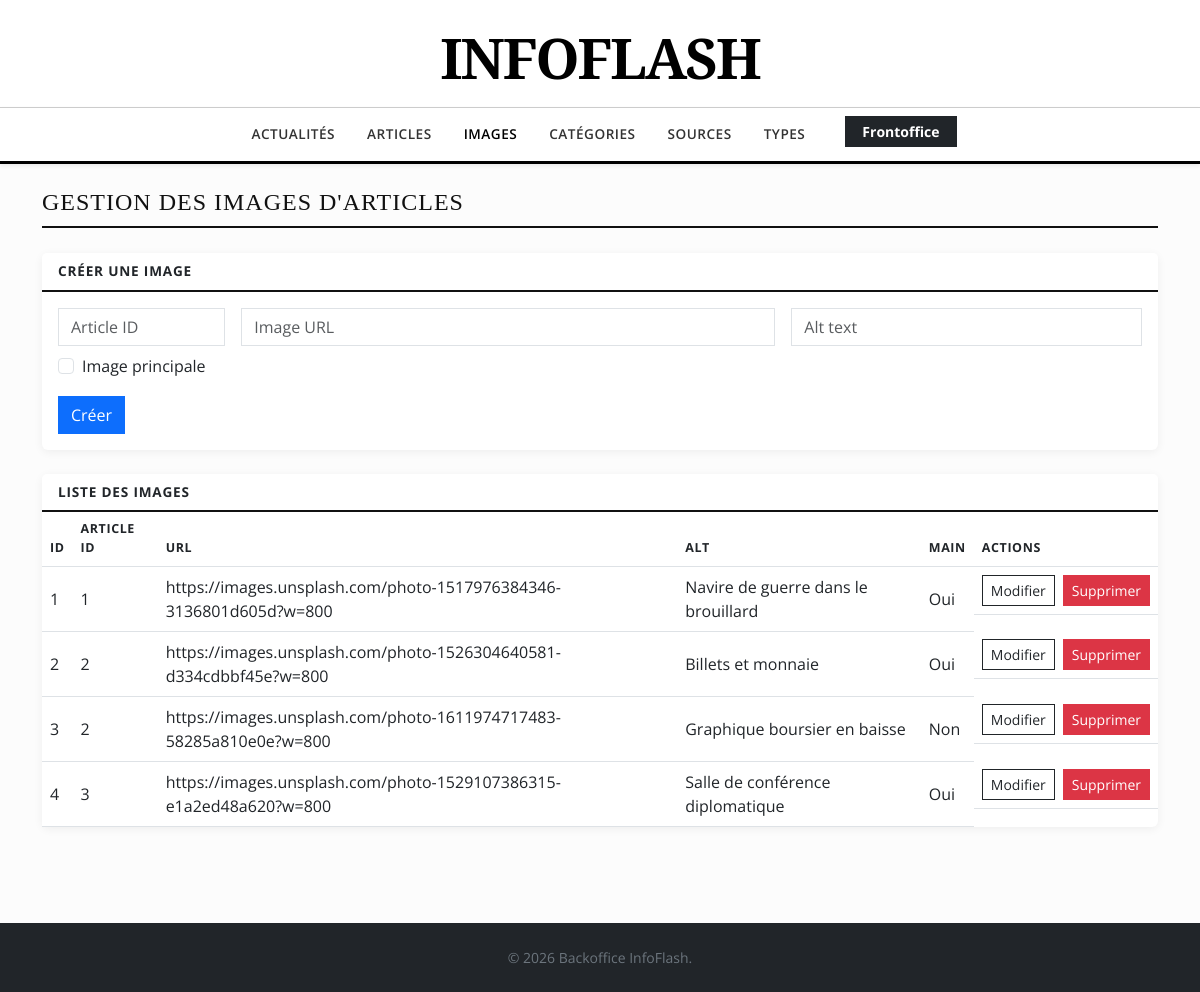
Screenshot of /backoffice/pages/ArticleImage.php with the database file from the repository.
### tables this page shows
CREATE TABLE article_image (
    id INT PRIMARY KEY AUTO_INCREMENT,
    article_id INT,
    image_url VARCHAR(255) NOT NULL,
    alt_text VARCHAR(255),  
    is_main BOOLEAN DEFAULT FALSE,  
    FOREIGN KEY (article_id) REFERENCES article(id) ON DELETE CASCADE
);

### backoffice/controllers/ArticleImage.php (called while the page is built, shortened)
<?php
include_once __DIR__ . '/../models/ArticleImage.php';
$error = $_GET['err'] ?? '';
$editItem = null;
try {
	$conn = getConnection();
	$stmt = $conn->prepare("SELECT * FROM article_image");
	$stmt->execute();
	$items = $stmt->get_result()->fetch_all(MYSQLI_ASSOC);
} catch (Throwable $exception) {
	if (empty($error)) {
		$error = $exception->getMessage();
	}
}

### backoffice/pages/ArticleImage.php (the view, shortened to what this page needs)
<?php
include_once '../controllers/ArticleImage.php';
function e($value) {
	return htmlspecialchars((string) $value, ENT_QUOTES, 'UTF-8');
}
$isEdit = $editItem !== null;
?>
<!DOCTYPE html>
<html lang="fr">
<head>
	<link href="https://cdn.jsdelivr.net/npm/bootstrap@5.3.0/dist/css/bootstrap.min.css" rel="stylesheet">
</head>
<body>
<header class="bg-white pt-4 pb-3">
	<div class="container text-center"><a href="index" class="text-decoration-none"><h1 class="logo-text mb-0">INFOFLASH</h1></a></div>
</header>
<nav class="navbar navbar-expand-lg navbar-light journal-header mb-4 sticky-top shadow-sm">
	<div class="container">
		<div class="collapse navbar-collapse justify-content-center" id="navbarNav">
			<ul class="navbar-nav gap-3">
				<li class="nav-item"><a class="nav-link" href="index">Actualités</a></li>
				<li class="nav-item"><a class="nav-link" href="article">Articles</a></li>
				<li class="nav-item"><a class="nav-link active" href="article-image">Images</a></li>
				<li class="nav-item"><a class="nav-link" href="category-article">Catégories</a></li>
				<li class="nav-item"><a class="nav-link" href="source">Sources</a></li>
				<li class="nav-item"><a class="nav-link" href="type-source">Types</a></li>
				<li class="nav-item ms-lg-3"><a href="../../frontoffice/" class="btn btn-sm btn-dark fw-bold px-3">Frontoffice</a></li>
			</ul>
		</div>
	</div>
</nav>
<main class="container pb-5">
	<h2 class="section-title h4">Gestion des images d'articles</h2>
	<div class="card panel mb-4">
		<div class="card-header"><?php echo $isEdit ? 'Modifier' : 'Créer'; ?> une image</div>
		<div class="card-body">
			<form method="post">
				<div class="row g-3">
					<div class="col-md-2"><input class="form-control" type="number" name="article_id" placeholder="Article ID" required value="<?php echo e($editItem['article_id'] ?? ''); ?>"></div>
					<div class="col-md-6"><input class="form-control" name="image_url" placeholder="Image URL" required value="<?php echo e($editItem['image_url'] ?? ''); ?>"></div>
					<div class="col-md-4"><input class="form-control" name="alt_text" placeholder="Alt text" value="<?php echo e($editItem['alt_text'] ?? ''); ?>"></div>
					<div class="col-md-12 form-check mt-2 ms-2">
						<input class="form-check-input" type="checkbox" id="is_main" name="is_main" <?php echo !empty($editItem['is_main']) ? 'checked' : ''; ?>>
						<label class="form-check-label" for="is_main">Image principale</label>
					</div>
				</div>
				<div class="mt-3 d-flex gap-2">
					<button class="btn btn-primary" type="submit"><?php echo $isEdit ? 'Mettre à jour' : 'Créer'; ?></button>
				</div>
			</form>
		</div>
	</div>
	<div class="card panel">
		<div class="card-header">Liste des images</div>
		<div class="table-responsive">
			<table class="table table-hover align-middle mb-0">
				<thead><tr><th>ID</th><th>Article ID</th><th>URL</th><th>Alt</th><th>Main</th><th>Actions</th></tr></thead>
				<tbody>
				<?php foreach ($items as $item): ?>
					<tr>
						<td><?php echo e($item['id']); ?></td>
						<td><?php echo e($item['article_id']); ?></td>
						<td><?php echo e($item['image_url']); ?></td>
						<td><?php echo e($item['alt_text']); ?></td>
						<td><?php echo !empty($item['is_main']) ? 'Oui' : 'Non'; ?></td>
						<td class="d-flex gap-2">
							<a class="btn btn-sm btn-outline-dark" href="?edit=<?php echo e($item['id']); ?>">Modifier</a>
							<form method="post" onsubmit="return confirm('Supprimer cette image ?');">
								<button class="btn btn-sm btn-danger" type="submit">Supprimer</button>
							</form>
						</td>
					</tr>
				<?php endforeach; ?>
				</tbody>
			</table>
		</div>
	</div>
</main>
<footer class="bg-dark text-white py-4 mt-5"><div class="container text-center"><p class="mb-0 small text-secondary">&copy; <?php echo date("Y"); ?> Backoffice InfoFlash.</p></div></footer>
</body>
</html>

### backoffice/pages/ArticleImage.php (style rules this page uses)
body { font-family: 'Open Sans', sans-serif; background-color: #fcfcfc; color: #111; }
h1, h2, h3, h4, h5, .logo-text { font-family: 'Merriweather', serif; font-weight: 700; color: #000; }
.logo-text { font-size: 3.5rem; letter-spacing: -2px; }
.journal-header { border-top: 1px solid #ccc; border-bottom: 3px solid #000; background: #fff; }
.nav-link { color: #333; font-weight: 600; text-transform: uppercase; font-size: 0.85rem; letter-spacing: 0.5px; }
.nav-link:hover, .nav-link.active { color: #b71c1c; }
.section-title { border-bottom: 2px solid #111; padding-bottom: 10px; margin-bottom: 25px; text-transform: uppercase; letter-spacing: 1px; }
.panel { border: 0; box-shadow: 0 2px 10px rgba(0,0,0,0.06); }
.panel .card-header { background: #fff; border-bottom: 2px solid #111; font-weight: 700; text-transform: uppercase; font-size: 0.85rem; letter-spacing: 0.8px; }
.table thead th { text-transform: uppercase; font-size: 0.78rem; letter-spacing: 0.6px; }
.form-control, .form-select { border-radius: 0; }
.btn { border-radius: 0; }

### rows the page displays
article_image: id "1", article "1", image_url "https://images.unsplash.com/photo-1517976384346-3136801d605d?w=800", alt_text "Navire de guerre dans le brouillard", is_main "Oui"
article_image: id "2", article "2", image_url "https://images.unsplash.com/photo-1526304640581-d334cdbbf45e?w=800", alt_text "Billets et monnaie", is_main "Oui"
article_image: id "3", article "2", image_url "https://images.unsplash.com/photo-1611974717483-58285a810e0e?w=800", alt_text "Graphique boursier en baisse", is_main "Non"
article_image: id "4", article "3", image_url "https://images.unsplash.com/photo-1529107386315-e1a2ed48a620?w=800", alt_text "Salle de conférence diplomatique", is_main "Oui"
